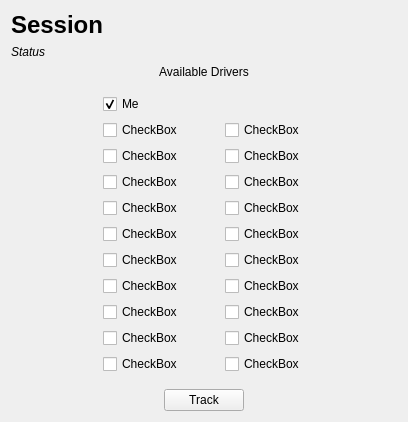
<?xml version="1.0" encoding="UTF-8"?>
<ui version="4.0">
 <class>TrackingWidget</class>
 <widget class="QWidget" name="TrackingWidget">
  <property name="geometry">
   <rect>
    <x>0</x>
    <y>0</y>
    <width>408</width>
    <height>401</height>
   </rect>
  </property>
  <property name="windowTitle">
   <string>Form</string>
  </property>
  <layout class="QGridLayout" name="gridLayout">
   <item row="3" column="1">
    <widget class="QWidget" name="widget" native="true">
     <property name="sizePolicy">
      <sizepolicy hsizetype="Preferred" vsizetype="Expanding">
       <horstretch>0</horstretch>
       <verstretch>0</verstretch>
      </sizepolicy>
     </property>
     <layout class="QGridLayout" name="gridLayout_2">
      <property name="horizontalSpacing">
       <number>42</number>
      </property>
      <item row="5" column="1">
       <widget class="QCheckBox" name="driver15">
        <property name="text">
         <string>CheckBox</string>
        </property>
       </widget>
      </item>
      <item row="10" column="1">
       <widget class="QCheckBox" name="driver20">
        <property name="text">
         <string>CheckBox</string>
        </property>
       </widget>
      </item>
      <item row="8" column="1">
       <widget class="QCheckBox" name="driver18">
        <property name="text">
         <string>CheckBox</string>
        </property>
       </widget>
      </item>
      <item row="6" column="1">
       <widget class="QCheckBox" name="driver16">
        <property name="text">
         <string>CheckBox</string>
        </property>
       </widget>
      </item>
      <item row="4" column="1">
       <widget class="QCheckBox" name="driver14">
        <property name="text">
         <string>CheckBox</string>
        </property>
       </widget>
      </item>
      <item row="7" column="1">
       <widget class="QCheckBox" name="driver17">
        <property name="text">
         <string>CheckBox</string>
        </property>
       </widget>
      </item>
      <item row="0" column="0">
       <widget class="QCheckBox" name="player">
        <property name="text">
         <string>Me</string>
        </property>
        <property name="checked">
         <bool>true</bool>
        </property>
       </widget>
      </item>
      <item row="9" column="1">
       <widget class="QCheckBox" name="driver19">
        <property name="text">
         <string>CheckBox</string>
        </property>
       </widget>
      </item>
      <item row="2" column="1">
       <widget class="QCheckBox" name="driver12">
        <property name="text">
         <string>CheckBox</string>
        </property>
       </widget>
      </item>
      <item row="1" column="1">
       <widget class="QCheckBox" name="driver11">
        <property name="text">
         <string>CheckBox</string>
        </property>
       </widget>
      </item>
      <item row="2" column="0">
       <widget class="QCheckBox" name="driver2">
        <property name="text">
         <string>CheckBox</string>
        </property>
       </widget>
      </item>
      <item row="1" column="0">
       <widget class="QCheckBox" name="driver1">
        <property name="text">
         <string>CheckBox</string>
        </property>
       </widget>
      </item>
      <item row="6" column="0">
       <widget class="QCheckBox" name="driver6">
        <property name="text">
         <string>CheckBox</string>
        </property>
       </widget>
      </item>
      <item row="7" column="0">
       <widget class="QCheckBox" name="driver7">
        <property name="text">
         <string>CheckBox</string>
        </property>
       </widget>
      </item>
      <item row="4" column="0">
       <widget class="QCheckBox" name="driver4">
        <property name="text">
         <string>CheckBox</string>
        </property>
       </widget>
      </item>
      <item row="8" column="0">
       <widget class="QCheckBox" name="driver8">
        <property name="text">
         <string>CheckBox</string>
        </property>
       </widget>
      </item>
      <item row="5" column="0">
       <widget class="QCheckBox" name="driver5">
        <property name="text">
         <string>CheckBox</string>
        </property>
       </widget>
      </item>
      <item row="3" column="0">
       <widget class="QCheckBox" name="driver3">
        <property name="text">
         <string>CheckBox</string>
        </property>
       </widget>
      </item>
      <item row="9" column="0">
       <widget class="QCheckBox" name="driver9">
        <property name="text">
         <string>CheckBox</string>
        </property>
       </widget>
      </item>
      <item row="10" column="0">
       <widget class="QCheckBox" name="driver10">
        <property name="text">
         <string>CheckBox</string>
        </property>
       </widget>
      </item>
      <item row="3" column="1">
       <widget class="QCheckBox" name="driver13">
        <property name="text">
         <string>CheckBox</string>
        </property>
       </widget>
      </item>
     </layout>
    </widget>
   </item>
   <item row="3" column="0">
    <spacer name="horizontalSpacer">
     <property name="orientation">
      <enum>Qt::Horizontal</enum>
     </property>
     <property name="sizeHint" stdset="0">
      <size>
       <width>70</width>
       <height>20</height>
      </size>
     </property>
    </spacer>
   </item>
   <item row="2" column="1">
    <widget class="QLabel" name="label_2">
     <property name="text">
      <string>Available Drivers</string>
     </property>
     <property name="alignment">
      <set>Qt::AlignCenter</set>
     </property>
    </widget>
   </item>
   <item row="0" column="0" colspan="3">
    <widget class="QLabel" name="lblSession">
     <property name="font">
      <font>
       <pointsize>18</pointsize>
       <weight>75</weight>
       <bold>true</bold>
      </font>
     </property>
     <property name="text">
      <string>Session</string>
     </property>
    </widget>
   </item>
   <item row="3" column="2">
    <spacer name="horizontalSpacer_2">
     <property name="orientation">
      <enum>Qt::Horizontal</enum>
     </property>
     <property name="sizeHint" stdset="0">
      <size>
       <width>70</width>
       <height>20</height>
      </size>
     </property>
    </spacer>
   </item>
   <item row="1" column="0" colspan="3">
    <widget class="QLabel" name="lblStatus">
     <property name="font">
      <font>
       <italic>true</italic>
      </font>
     </property>
     <property name="text">
      <string>Status</string>
     </property>
    </widget>
   </item>
   <item row="4" column="1">
    <layout class="QHBoxLayout" name="horizontalLayout">
     <item>
      <spacer name="horizontalSpacer_3">
       <property name="orientation">
        <enum>Qt::Horizontal</enum>
       </property>
       <property name="sizeHint" stdset="0">
        <size>
         <width>40</width>
         <height>20</height>
        </size>
       </property>
      </spacer>
     </item>
     <item>
      <widget class="QPushButton" name="btnTrack">
       <property name="text">
        <string>Track</string>
       </property>
      </widget>
     </item>
     <item>
      <spacer name="horizontalSpacer_4">
       <property name="orientation">
        <enum>Qt::Horizontal</enum>
       </property>
       <property name="sizeHint" stdset="0">
        <size>
         <width>40</width>
         <height>20</height>
        </size>
       </property>
      </spacer>
     </item>
    </layout>
   </item>
  </layout>
 </widget>
 <resources/>
 <connections/>
</ui>
